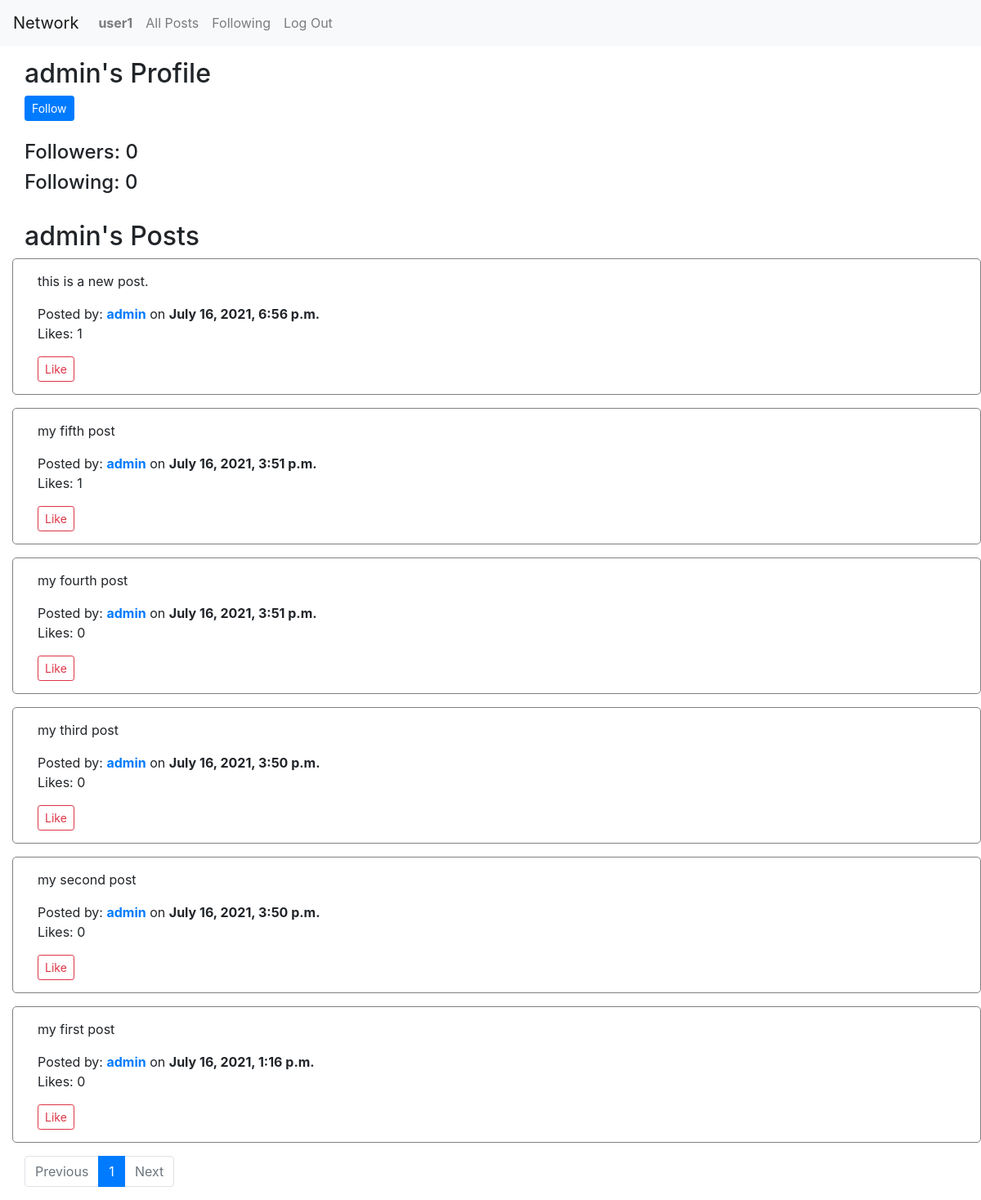
/profile/admin/1 (signed in), run on the app's committed database.
### network/models.py (models this page shows, shortened)
class User(AbstractUser):
    pass

class Post(models.Model):
    poster = ForeignKey(User, on_delete=models.CASCADE, related_name="creator_of_post")
    content = models.TextField(max_length=256)
    created = models.DateTimeField(auto_now_add=True)
    likes = ManyToManyField(User, blank=True)

### network/views.py (the view)
# urls.py: path("profile/<str:user>/<int:page_number>", views.profile, name="profile"),
def profile(request, user, page_number):
    profile_to_view = User.objects.get(username=user)
    posts = Post.objects.filter(poster=profile_to_view).order_by('id').reverse()
    p = Paginator(posts, 10)
    current_page = p.page(page_number)
    followers = Follow.objects.filter(following=profile_to_view).count()
    following = Follow.objects.filter(user=profile_to_view).count()
    try:
        is_following = Follow.objects.get(user=request.user, following=profile_to_view)
    except (ObjectDoesNotExist, TypeError):
        is_following = None
    return render(request, "network/profile.html", {
        "profile": profile_to_view,
        "current_page": current_page,
        "followers": followers,
        "following": following,
        "is_following": is_following,
        "page_number": page_number,
        "page_range": p.page_range
    })

### network/templates/network/profile.html (shortened to what this page needs)
{% extends "network/layout.html" %}
{% block body %}
    <div class="container-fluid">
        {% if request.user == profile %}
            <h2>Your Profile</h2>
        {% else %}
            <h2>{{ profile.username }}'s Profile</h2>
            {% if user.is_authenticated %}
                {% if is_following %}
                    <form method="POST" action="{% url 'follow' profile.username %}">
                        {% csrf_token %}
                        <button type="submit" class="btn btn-primary btn-sm">Unfollow</button>
                    </form>
                {% else %}
                    <form method="POST" action="{% url 'follow' profile.username %}">
                        <button type="submit" class="btn btn-primary btn-sm">Follow</button>
                    </form>
                {% endif %}
            {% endif %}
        {% endif %}
        <br>
        <h4>Followers: {{ followers }}</h4>
        <h4>Following: {{ following }}</h4>
        <br>
        {% if request.user == profile %}
            <h2>Your Posts</h2>
        {% else %}
            <h2>{{ profile.username }}'s Posts</h2>
        {% endif %}
        {% for post in current_page.object_list %}
            <div class="row mb-3">
                <div class="col" id="post_div_{{ post.id }}">
                    <p>{{ post.content }}</p>
                    Posted by: <a href="{% url 'profile' post.poster.username 1 %}"><strong>{{ post.poster.username }}</strong></a> on <strong>{{ post.created }}</strong>
                    <p id="likes">Likes: {{ post.likes.count }}</p>
                    {% if user.is_authenticated %}
                        {% if user not in post.likes.all %}
                            <button type="button" id="like_{{ post.id }}" class="btn btn-outline-danger btn-sm" onclick="like_post(`{{ post.id }}`)">Like</button>
                        {% else %}
                            <button type="button" id="unlike_{{ post.id }}" class="btn btn-outline-danger btn-sm" onclick="unlike_post(`{{ post.id }}`)">Unlike</button>
                        {% endif %}
                    {% endif %}
                </div>
            </div>
        {% endfor %}
        <nav class="page_things">
            <ul class="pagination">
                {% if current_page.has_previous %}
                    <li class="page-item"><a class="page-link" href="{% url 'profile' profile.username current_page.previous_page_number %}">Previous</a></li>
                {% else %}
                    <li class="page-item disabled">
                        <a class="page-link" href="#" tabindex="-1" aria-disabled="true">Previous</a>
                    </li>
                {% endif %}
                {% for number in page_range %}
                    {% if number == page_number %}
                        <li class="page-item active" aria-current="page">
                            <a class="page-link" href="{% url 'profile' profile.username number %}">{{ number }}<span class="sr-only">(current)</span></a>
                        </li>
                    {% else %}
                        <li class="page-item"><a class="page-link" href="{% url 'profile' profile.username number %}">{{ number }}</a></li>
                    {% endif %}
                {% endfor %}
                {% if current_page.has_next %}
                    <li class="page-item"><a class="page-link" href="{% url 'profile' profile.username current_page.next_page_number %}">Next</a></li>
                {% else %}
                    <li class="page-item disabled">
                        <a class="page-link" href="#" tabindex="-1" aria-disabled="true">Next</a>
                    </li>
                {% endif %}
            </ul>
        </nav>
    </div>
{% endblock %}

### network/templates/network/layout.html (shortened to what this page needs)
{% load static %}
<!DOCTYPE html>
<html lang="en">
    <head>
        <link rel="stylesheet" href="https://stackpath.bootstrapcdn.com/bootstrap/4.4.1/css/bootstrap.min.css">
        <link href="{% static 'network/styles.css' %}" rel="stylesheet">
    </head>
    <body>
        <nav class="navbar navbar-expand-lg navbar-light bg-light">
            <a class="navbar-brand" href="#">Network</a>
            <div>
              <ul class="navbar-nav mr-auto">
                {% if user.is_authenticated %}
                    <li class="nav-item">
                        <a class="nav-link" href="{% url 'profile' user.username 1 %}"><strong>{{ user.username }}</strong></a>
                    </li>
                {% endif %}
                <li class="nav-item">
                  <a class="nav-link" href="{% url 'index' 1 %}">All Posts</a>
                </li>
                {% if user.is_authenticated %}
                    <li class="nav-item">
                        <a class="nav-link" href="{% url 'following' 1 %}">Following</a>
                    </li>
                    <li class="nav-item">
                        <a class="nav-link" href="{% url 'logout' %}">Log Out</a>
                    </li>
                {% endif %}
              </ul>
            </div>
          </nav>
        <div class="body">
            {% block body %}
            {% endblock %}
        </div>
    </body>
</html>

### network/static/network/styles.css (style rules this page uses)
.body { padding-left: 15px; padding-top: 15px; }
.row { border: 1px solid grey; border-radius: 5px; padding: 15px; }
.page_things { bottom: 10px; }

### data on the page
User: username "user1"
User: username "admin"
Post: content "this is a new post.", poster.username "admin", created "July 16, 2021, 6:56 p.m.", likes.count "1"
Post: content "my fifth post", poster.username "admin", created "July 16, 2021, 3:51 p.m.", likes.count "1"
Post: content "my fourth post", poster.username "admin", created "July 16, 2021, 3:51 p.m.", likes.count "0"
Post: content "my third post", poster.username "admin", created "July 16, 2021, 3:50 p.m.", likes.count "0"
Post: content "my second post", poster.username "admin", created "July 16, 2021, 3:50 p.m.", likes.count "0"
Post: content "my first post", poster.username "admin", created "July 16, 2021, 1:16 p.m.", likes.count "0"

### other printed values
{{ followers }} "0"
{{ following }} "0"
{{ number }} "1"
